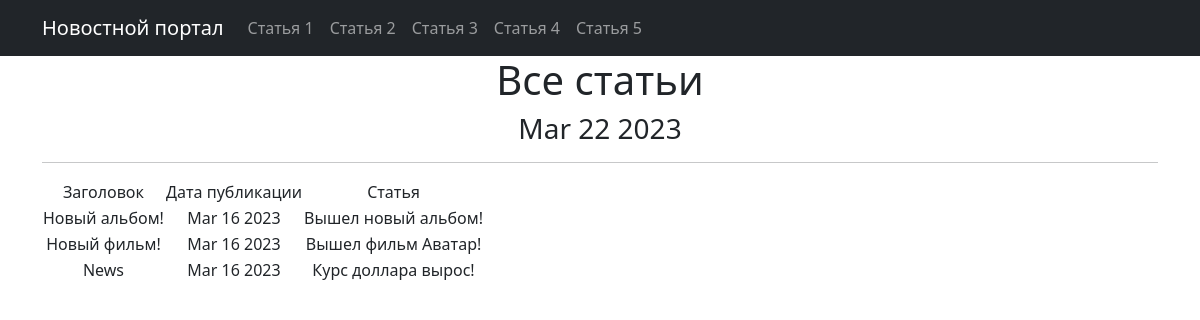
The page /news/ on the database as committed earlier.
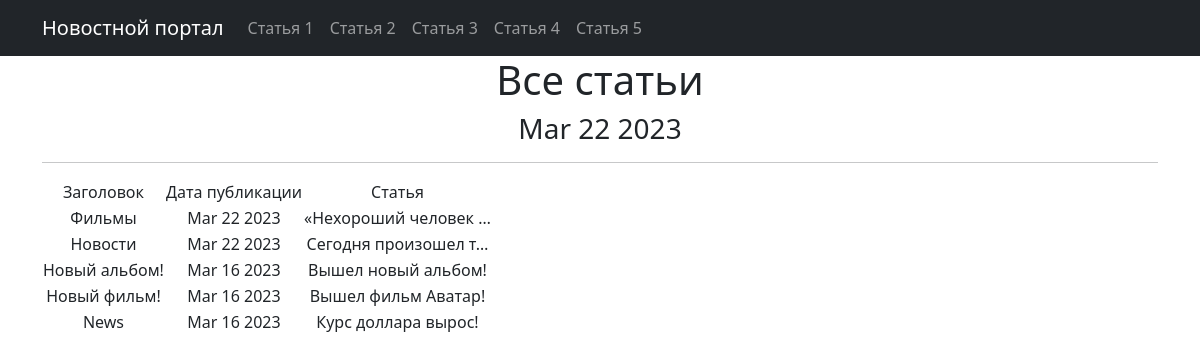
The same page on the database as committed later.
### new/models.py (models this page shows, shortened)
class Post(models.Model):
    author = models.ForeignKey(Author, on_delete=models.CASCADE,)
    NEWS = 'NW'
    ARTICLE = 'AR'
    CATEGORY_CHOICES = [
        (NEWS, 'Новость'),
        (ARTICLE, 'Статья'),
    ]
    categoryType = models.CharField(max_length=2, choices=CATEGORY_CHOICES, default=ARTICLE)
    dateCreation = models.DateTimeField(auto_now_add=True)
    postCategory = models.ManyToManyField(Category, through='PostCategory')
    tittle = models.CharField(max_length=128)
    text = models.TextField()
    rating = models.SmallIntegerField(default=0)

### new/views.py (the view)
# urls.py: path('', PostList.as_view())
class PostList(ListView):
    model = Post
    ordering = 'text'
    template_name = 'post.html'
    context_object_name = 'post'
    def get_context_data(self, **kwargs):
        context = super().get_context_data(**kwargs)
        context['time_now'] = datetime.utcnow()
        context['next_sale'] = None
        return context
    def get_queryset(self):
        times = Post.objects.all().order_by('-dateCreation')
        return times

### new/templatetags/custom_filters.py (called while the page is built)
@register.filter()
def censor(value):
    x='теракт'
    c='редиска'
    if x in value:
        a= value.replace('теракт', 'т*****')
        return a
    if c in value:
        d= value.replace('редиска', 'р******')
        return d
    try:
        x = str(x)
        c = str(c)
    except:
        print('Введено не слово')
    else:
        return value

### templates/post.html (shortened to what this page needs)
{% extends 'flatpages/default.html' %}
{% load custom_filters %}
{% block content %}
   <h1>Все статьи</h1>
    <h3>{{ time_now|date:'M d Y' }}</h3>
   <hr>
   {% if post %}
       <table>
           <tr>
               <td>Заголовок</td>
               <td>Дата публикации</td>
               <td>Статья</td>
           </tr>
           {% for posts in post %}
           <tr>
               <td>{{ posts.tittle|censor }}</td>
               <td>{{ posts.dateCreation|date:'M d Y'}}</td>
               <td>{{ posts.text|truncatechars:20|censor}}</td>
           </tr>
           {% endfor %}
       </table>
   {% else %}
       <h2>Статей нет!</h2>
   {% endif %}
{% endblock content %}

### templates/flatpages/default.html (shortened to what this page needs)
{% load static %}
<!DOCTYPE html>
<html lang="en">
    <head>
        {% load static%}
        <link href="{% static 'css/styles.css' %}" rel="stylesheet" />
    </head>
    <body>
        <nav class="navbar navbar-expand-lg navbar-dark bg-dark static-top">
   <div class="container">
       <a class="navbar-brand" href="/news">Новостной портал</a>
       <div class="collapse navbar-collapse" id="navbarResponsive">
           <ul class="navbar-nav ml-auto">
               <li class="nav-item">
                   <a class="nav-link" href="1">Статья 1</a>
               </li>
               <li class="nav-item">
                   <a class="nav-link" href="2">Статья 2</a>
               </li>
               <li class="nav-item">
                   <a class="nav-link" href="3">Статья 3</a>
               </li>
                <li class="nav-item">
                   <a class="nav-link" href="4">Статья 4</a>
               </li>
               <li class="nav-item">
                   <a class="nav-link" href="5">Статья 5</a>
               </li>
           </ul>
       </div>
   </div>
</nav>
       <div class="container">
            <div class="row">
                <div class="col-lg-12 text-center">
                     {% block content %}{% endblock content %}
                </div>
            </div>
        </div>
    </body>
</html>

Rows that differ between the two databases and show on the page:
added Post: tittle|censor "Фильмы", dateCreation "Mar 22 2023", text|censor "«Нехороший человек …"
added Post: tittle|censor "Новости", dateCreation "Mar 22 2023", text|censor "Сегодня произошел т…"
